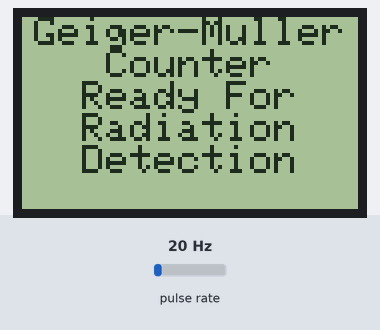
A sketch run on a simulated ESP8266 (NodeMCU). Shown: 84×48 one-colour display. Wiring (inferred from the names in the program): pulse sensor: data D5. Inputs (shaded band) come from the test bench; at power-on: pulse rate 20 Hz. What the sketch prints to the serial monitor is not drawn.

Above: at 0.3 s.
At 17.8 s:
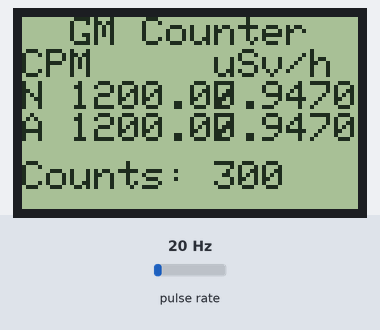
At 32.8 s:
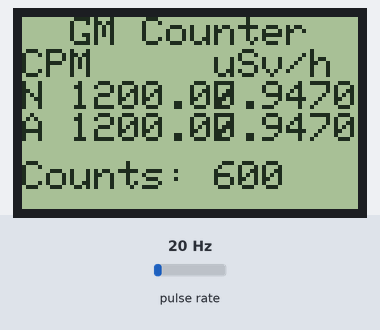
At 47.8 s:
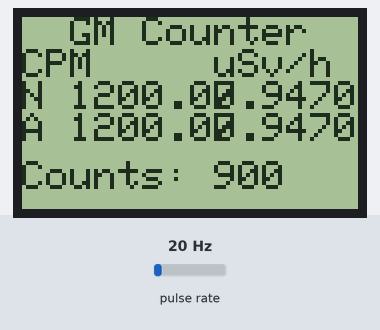
At 62.8 s:
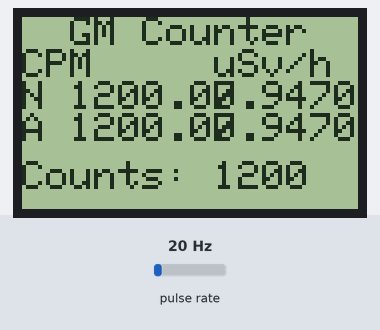
At 122.8 s:
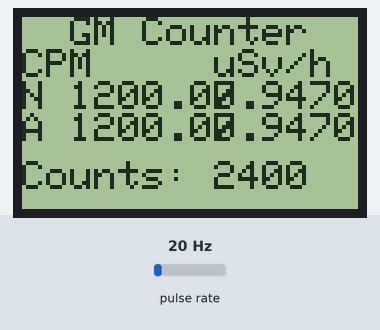

Measured:
- what the display in image 0 shows lasts 17.6 s, from 0.2 s to 17.8 s
- what the display in image 1 shows lasts 15.0 s, from 17.8 s to 32.8 s

The sketch:

GM_Counter_Final_day.ino
```cpp
#include <Adafruit_GFX.h>
#include <Adafruit_PCD8544.h>
#include <SPI.h>

// Pin mapping: CLK, DIN, DC, CE, RST
Adafruit_PCD8544 display(D1, D2, D3, D4, D6);
const int geigerPin = D5;

#define integratingTime 15000
#define oneMinute 60000

volatile unsigned long counts = 0;
unsigned long events = 0;
double cpm = 0;
unsigned int multiplier;
unsigned long previousMillis;

double avgCounts = 0;
double avgCPM = 0;
double avgUSV = 0;
double sumCPM = 0;
double sumUSV = 0;
double uSv = 0;

void centeredPrint(const char* text, int y) {
  int len = strlen(text);
  int x = (84 - (len * 6)) / 2;
  display.setCursor(x, y);
  display.print(text);
}

void ICACHE_RAM_ATTR tube_impulse() {
  counts++;
  events++;
}

void setup() {
  Serial.begin(115200);   // <--- important for Serial Plotter
  delay(200);

  display.begin();
  display.setContrast(33);
  display.clearDisplay();
  display.setTextSize(1);
  display.setTextColor(BLACK);

  centeredPrint("Geiger-Muller", 0);
  centeredPrint("Counter", 8);
  centeredPrint("Ready For", 16);
  centeredPrint("Radiation", 24);
  centeredPrint("Detection", 32);
  display.display();
  delay(2500);

  counts = 0;
  cpm = 0.00;
  multiplier = oneMinute / integratingTime;
  previousMillis = millis();

  pinMode(geigerPin, INPUT);
  // pinMode(geigerPin, INPUT_PULLUP);
  attachInterrupt(digitalPinToInterrupt(geigerPin), tube_impulse, FALLING);
}

void loop() {
  unsigned long currentMillis = millis();

  if (currentMillis - previousMillis > integratingTime) {
    avgCounts++;
    previousMillis = currentMillis;

    cpm = (double)counts * multiplier;
    uSv = cpm / 151.0;

    sumCPM += cpm;
    sumUSV += uSv;
    avgCPM = sumCPM / avgCounts;
    avgUSV = sumUSV / avgCounts;

    // ---------- Display ----------
    display.clearDisplay();
    display.setTextSize(1);
    display.setTextColor(BLACK);

    centeredPrint("GM Counter", 0);

    display.setCursor(0, 8);
    display.print("CPM     uSv/h");

    display.setCursor(0, 16);
    display.print("N ");
    display.print(cpm, 2);
    display.setCursor(48, 16);
    display.print(uSv, 4);

    display.setCursor(0, 24);
    display.print("A ");
    display.print(avgCPM, 2);
    display.setCursor(48, 24);
    display.print(avgUSV, 4);

    display.setCursor(0, 36);
    display.print("Counts: ");
    display.print(events);

    display.display();

    // ---------- Serial Plotter ----------
    // One line per time-step, values separated by commas:
    // time, cpm, uSv, avgCPM, avgUSV, events
    Serial.print(currentMillis);
    Serial.print(",");
    Serial.print(cpm, 2);
    Serial.print(",");
    Serial.print(uSv, 4);
    Serial.print(",");
    Serial.print(avgCPM, 2);
    Serial.print(",");
    Serial.print(avgUSV, 4);
    Serial.print(",");
    Serial.println(events);   // println ends the line -> new plot sample

    counts = 0;
  }
}
```
